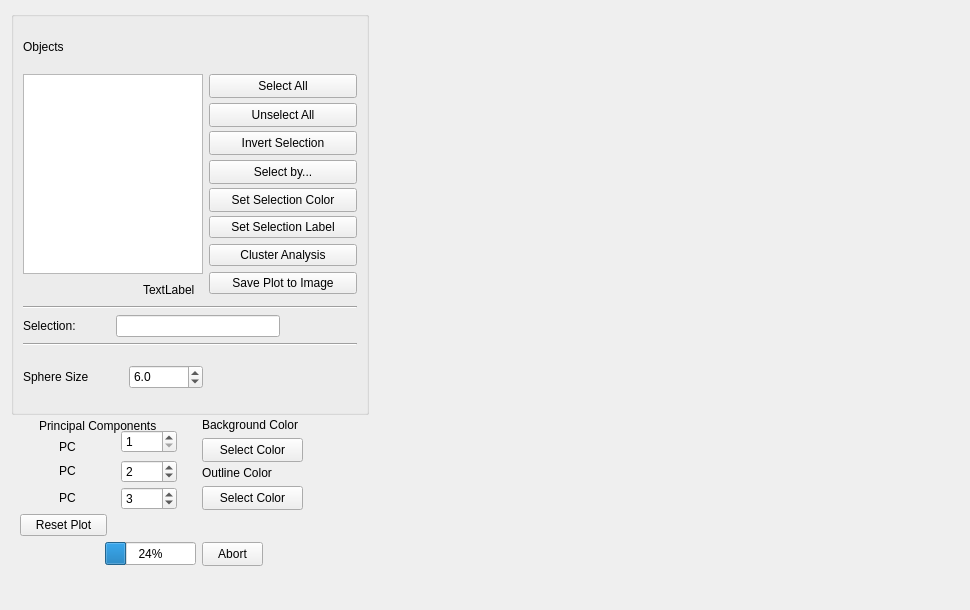
<?xml version="1.0" encoding="UTF-8"?>
<ui version="4.0">
 <class>ScatterPlot3D</class>
 <widget class="QWidget" name="ScatterPlot3D">
  <property name="geometry">
   <rect>
    <x>0</x>
    <y>0</y>
    <width>970</width>
    <height>610</height>
   </rect>
  </property>
  <property name="minimumSize">
   <size>
    <width>970</width>
    <height>610</height>
   </size>
  </property>
  <property name="windowTitle">
   <string>3D Plot</string>
  </property>
  <layout class="QGridLayout" name="gridLayout_13">
   <item row="0" column="0">
    <layout class="QGridLayout" name="gridLayout_12">
     <item row="0" column="0">
      <widget class="QGroupBox" name="groupBox">
       <property name="minimumSize">
        <size>
         <width>358</width>
         <height>404</height>
        </size>
       </property>
       <property name="maximumSize">
        <size>
         <width>358</width>
         <height>404</height>
        </size>
       </property>
       <layout class="QGridLayout" name="gridLayout_8">
        <item row="0" column="0">
         <layout class="QGridLayout" name="gridLayout_7">
          <item row="0" column="0">
           <widget class="QLabel" name="label_6">
            <property name="minimumSize">
             <size>
              <width>20</width>
              <height>15</height>
             </size>
            </property>
            <property name="maximumSize">
             <size>
              <width>121</width>
              <height>15</height>
             </size>
            </property>
            <property name="text">
             <string>Objects</string>
            </property>
           </widget>
          </item>
         </layout>
        </item>
        <item row="2" column="3">
         <spacer name="verticalSpacer">
          <property name="orientation">
           <enum>Qt::Vertical</enum>
          </property>
          <property name="sizeHint" stdset="0">
           <size>
            <width>20</width>
            <height>66</height>
           </size>
          </property>
         </spacer>
        </item>
        <item row="1" column="2" colspan="2">
         <layout class="QGridLayout" name="gridLayout_4">
          <item row="0" column="0">
           <widget class="QPushButton" name="buttonSelectAll">
            <property name="minimumSize">
             <size>
              <width>148</width>
              <height>24</height>
             </size>
            </property>
            <property name="maximumSize">
             <size>
              <width>148</width>
              <height>24</height>
             </size>
            </property>
            <property name="font">
             <font>
              <weight>50</weight>
              <bold>false</bold>
             </font>
            </property>
            <property name="text">
             <string>Select All</string>
            </property>
           </widget>
          </item>
          <item row="3" column="0">
           <widget class="QPushButton" name="buttonSelectBy">
            <property name="minimumSize">
             <size>
              <width>148</width>
              <height>24</height>
             </size>
            </property>
            <property name="maximumSize">
             <size>
              <width>148</width>
              <height>24</height>
             </size>
            </property>
            <property name="font">
             <font>
              <weight>50</weight>
              <bold>false</bold>
             </font>
            </property>
            <property name="text">
             <string>Select by...</string>
            </property>
           </widget>
          </item>
          <item row="1" column="0">
           <widget class="QPushButton" name="buttonUnselectAll">
            <property name="minimumSize">
             <size>
              <width>148</width>
              <height>24</height>
             </size>
            </property>
            <property name="maximumSize">
             <size>
              <width>148</width>
              <height>24</height>
             </size>
            </property>
            <property name="font">
             <font>
              <weight>50</weight>
              <bold>false</bold>
             </font>
            </property>
            <property name="text">
             <string>Unselect All</string>
            </property>
           </widget>
          </item>
          <item row="5" column="0">
           <widget class="QPushButton" name="buttonSetSelectionLabel">
            <property name="maximumSize">
             <size>
              <width>149</width>
              <height>24</height>
             </size>
            </property>
            <property name="text">
             <string>Set Selection Label</string>
            </property>
           </widget>
          </item>
          <item row="4" column="0">
           <widget class="QPushButton" name="buttonSetSelectionStyle">
            <property name="minimumSize">
             <size>
              <width>148</width>
              <height>24</height>
             </size>
            </property>
            <property name="maximumSize">
             <size>
              <width>148</width>
              <height>24</height>
             </size>
            </property>
            <property name="text">
             <string>Set Selection Color</string>
            </property>
           </widget>
          </item>
          <item row="7" column="0">
           <widget class="QPushButton" name="buttonSavePlotToImage">
            <property name="maximumSize">
             <size>
              <width>149</width>
              <height>24</height>
             </size>
            </property>
            <property name="text">
             <string>Save Plot to Image</string>
            </property>
           </widget>
          </item>
          <item row="2" column="0">
           <widget class="QPushButton" name="buttonInvertSelection">
            <property name="minimumSize">
             <size>
              <width>148</width>
              <height>24</height>
             </size>
            </property>
            <property name="maximumSize">
             <size>
              <width>148</width>
              <height>24</height>
             </size>
            </property>
            <property name="font">
             <font>
              <weight>50</weight>
              <bold>false</bold>
             </font>
            </property>
            <property name="text">
             <string>Invert Selection</string>
            </property>
           </widget>
          </item>
          <item row="6" column="0">
           <widget class="QPushButton" name="clusterAnalysisButton">
            <property name="maximumSize">
             <size>
              <width>149</width>
              <height>24</height>
             </size>
            </property>
            <property name="text">
             <string>Cluster Analysis</string>
            </property>
           </widget>
          </item>
         </layout>
        </item>
        <item row="3" column="0" colspan="4">
         <widget class="Line" name="line_2">
          <property name="orientation">
           <enum>Qt::Horizontal</enum>
          </property>
         </widget>
        </item>
        <item row="4" column="0">
         <widget class="QLabel" name="label_2">
          <property name="text">
           <string>Selection:</string>
          </property>
         </widget>
        </item>
        <item row="4" column="1" colspan="2">
         <widget class="QLineEdit" name="SelectedObjectLine"/>
        </item>
        <item row="1" column="0" rowspan="2" colspan="2">
         <layout class="QGridLayout" name="gridLayout_6">
          <item row="0" column="0" colspan="2">
           <widget class="QListView" name="listView">
            <property name="sizePolicy">
             <sizepolicy hsizetype="Expanding" vsizetype="Expanding">
              <horstretch>0</horstretch>
              <verstretch>0</verstretch>
             </sizepolicy>
            </property>
            <property name="minimumSize">
             <size>
              <width>0</width>
              <height>0</height>
             </size>
            </property>
            <property name="maximumSize">
             <size>
              <width>185</width>
              <height>16777215</height>
             </size>
            </property>
            <property name="frameShadow">
             <enum>QFrame::Sunken</enum>
            </property>
            <property name="horizontalScrollBarPolicy">
             <enum>Qt::ScrollBarAsNeeded</enum>
            </property>
            <property name="editTriggers">
             <set>QAbstractItemView::NoEditTriggers</set>
            </property>
            <property name="alternatingRowColors">
             <bool>true</bool>
            </property>
            <property name="selectionMode">
             <enum>QAbstractItemView::MultiSelection</enum>
            </property>
           </widget>
          </item>
          <item row="1" column="0">
           <spacer name="horizontalSpacer_2">
            <property name="maximumSize">
             <size>
              <width>122</width>
              <height>20</height>
             </size>
            </property>
            <property name="orientation">
             <enum>Qt::Horizontal</enum>
            </property>
            <property name="sizeType">
             <enum>QSizePolicy::Fixed</enum>
            </property>
            <property name="sizeHint" stdset="0">
             <size>
              <width>40</width>
              <height>17</height>
             </size>
            </property>
           </spacer>
          </item>
          <item row="1" column="1">
           <widget class="QLabel" name="objectSelected">
            <property name="minimumSize">
             <size>
              <width>60</width>
              <height>20</height>
             </size>
            </property>
            <property name="maximumSize">
             <size>
              <width>16777215</width>
              <height>20</height>
             </size>
            </property>
            <property name="text">
             <string>TextLabel</string>
            </property>
           </widget>
          </item>
         </layout>
        </item>
        <item row="0" column="2" colspan="2">
         <spacer name="horizontalSpacer_3">
          <property name="maximumSize">
           <size>
            <width>153</width>
            <height>42</height>
           </size>
          </property>
          <property name="orientation">
           <enum>Qt::Horizontal</enum>
          </property>
          <property name="sizeHint" stdset="0">
           <size>
            <width>157</width>
            <height>20</height>
           </size>
          </property>
         </spacer>
        </item>
        <item row="5" column="0" colspan="4">
         <widget class="Line" name="line">
          <property name="minimumSize">
           <size>
            <width>325</width>
            <height>3</height>
           </size>
          </property>
          <property name="maximumSize">
           <size>
            <width>344</width>
            <height>3</height>
           </size>
          </property>
          <property name="orientation">
           <enum>Qt::Horizontal</enum>
          </property>
         </widget>
        </item>
        <item row="6" column="0" colspan="2">
         <layout class="QGridLayout" name="gridLayout">
          <item row="0" column="0">
           <widget class="QLabel" name="label_4">
            <property name="sizePolicy">
             <sizepolicy hsizetype="Expanding" vsizetype="Fixed">
              <horstretch>0</horstretch>
              <verstretch>0</verstretch>
             </sizepolicy>
            </property>
            <property name="minimumSize">
             <size>
              <width>74</width>
              <height>15</height>
             </size>
            </property>
            <property name="maximumSize">
             <size>
              <width>156</width>
              <height>15</height>
             </size>
            </property>
            <property name="font">
             <font>
              <weight>50</weight>
              <bold>false</bold>
             </font>
            </property>
            <property name="text">
             <string>Sphere Size</string>
            </property>
           </widget>
          </item>
          <item row="0" column="1">
           <widget class="QDoubleSpinBox" name="actionSymbolSize">
            <property name="minimumSize">
             <size>
              <width>74</width>
              <height>24</height>
             </size>
            </property>
            <property name="maximumSize">
             <size>
              <width>74</width>
              <height>24</height>
             </size>
            </property>
            <property name="decimals">
             <number>1</number>
            </property>
            <property name="minimum">
             <double>0.000000000000000</double>
            </property>
            <property name="maximum">
             <double>999999999.000000000000000</double>
            </property>
            <property name="value">
             <double>6.000000000000000</double>
            </property>
           </widget>
          </item>
         </layout>
        </item>
        <item row="6" column="2" colspan="2">
         <spacer name="horizontalSpacer">
          <property name="maximumSize">
           <size>
            <width>100</width>
            <height>51</height>
           </size>
          </property>
          <property name="orientation">
           <enum>Qt::Horizontal</enum>
          </property>
          <property name="sizeType">
           <enum>QSizePolicy::Fixed</enum>
          </property>
          <property name="sizeHint" stdset="0">
           <size>
            <width>100</width>
            <height>20</height>
           </size>
          </property>
         </spacer>
        </item>
       </layout>
      </widget>
     </item>
     <item row="1" column="0">
      <widget class="QWidget" name="widget" native="true">
       <property name="maximumSize">
        <size>
         <width>346</width>
         <height>166</height>
        </size>
       </property>
       <layout class="QGridLayout" name="gridLayout_11">
        <item row="0" column="0" rowspan="2" colspan="3">
         <layout class="QGridLayout" name="gridLayout_10">
          <item row="0" column="0" rowspan="2" colspan="2">
           <widget class="QLabel" name="label_10">
            <property name="sizePolicy">
             <sizepolicy hsizetype="Expanding" vsizetype="Fixed">
              <horstretch>0</horstretch>
              <verstretch>0</verstretch>
             </sizepolicy>
            </property>
            <property name="minimumSize">
             <size>
              <width>0</width>
              <height>15</height>
             </size>
            </property>
            <property name="maximumSize">
             <size>
              <width>323</width>
              <height>15</height>
             </size>
            </property>
            <property name="text">
             <string>Principal Components</string>
            </property>
            <property name="alignment">
             <set>Qt::AlignLeading|Qt::AlignLeft|Qt::AlignVCenter</set>
            </property>
           </widget>
          </item>
          <item row="1" column="1" rowspan="2">
           <widget class="QSpinBox" name="valXaxis">
            <property name="minimumSize">
             <size>
              <width>56</width>
              <height>23</height>
             </size>
            </property>
            <property name="maximumSize">
             <size>
              <width>56</width>
              <height>23</height>
             </size>
            </property>
            <property name="minimum">
             <number>1</number>
            </property>
           </widget>
          </item>
          <item row="2" column="0">
           <widget class="QLabel" name="valXaxis_name">
            <property name="minimumSize">
             <size>
              <width>57</width>
              <height>15</height>
             </size>
            </property>
            <property name="maximumSize">
             <size>
              <width>57</width>
              <height>15</height>
             </size>
            </property>
            <property name="text">
             <string>PC</string>
            </property>
            <property name="alignment">
             <set>Qt::AlignCenter</set>
            </property>
           </widget>
          </item>
          <item row="3" column="0">
           <widget class="QLabel" name="valYaxis_name">
            <property name="minimumSize">
             <size>
              <width>57</width>
              <height>15</height>
             </size>
            </property>
            <property name="maximumSize">
             <size>
              <width>57</width>
              <height>15</height>
             </size>
            </property>
            <property name="text">
             <string>PC</string>
            </property>
            <property name="alignment">
             <set>Qt::AlignCenter</set>
            </property>
           </widget>
          </item>
          <item row="3" column="1">
           <widget class="QSpinBox" name="valYaxis">
            <property name="minimumSize">
             <size>
              <width>56</width>
              <height>23</height>
             </size>
            </property>
            <property name="maximumSize">
             <size>
              <width>56</width>
              <height>23</height>
             </size>
            </property>
            <property name="minimum">
             <number>1</number>
            </property>
            <property name="value">
             <number>2</number>
            </property>
           </widget>
          </item>
          <item row="4" column="0">
           <widget class="QLabel" name="valZaxis_name">
            <property name="minimumSize">
             <size>
              <width>57</width>
              <height>15</height>
             </size>
            </property>
            <property name="maximumSize">
             <size>
              <width>57</width>
              <height>15</height>
             </size>
            </property>
            <property name="text">
             <string>PC</string>
            </property>
            <property name="alignment">
             <set>Qt::AlignCenter</set>
            </property>
           </widget>
          </item>
          <item row="4" column="1">
           <widget class="QSpinBox" name="valZaxis">
            <property name="minimumSize">
             <size>
              <width>56</width>
              <height>23</height>
             </size>
            </property>
            <property name="maximumSize">
             <size>
              <width>56</width>
              <height>23</height>
             </size>
            </property>
            <property name="minimum">
             <number>1</number>
            </property>
            <property name="value">
             <number>3</number>
            </property>
           </widget>
          </item>
         </layout>
        </item>
        <item row="0" column="3" colspan="2">
         <layout class="QGridLayout" name="gridLayout_9">
          <item row="0" column="0">
           <widget class="QLabel" name="label">
            <property name="maximumSize">
             <size>
              <width>16777215</width>
              <height>15</height>
             </size>
            </property>
            <property name="text">
             <string>Background Color</string>
            </property>
           </widget>
          </item>
          <item row="1" column="0">
           <layout class="QGridLayout" name="gridLayout_2">
            <item row="0" column="0">
             <widget class="QPushButton" name="actionBackgroundSelectColor">
              <property name="minimumSize">
               <size>
                <width>101</width>
                <height>24</height>
               </size>
              </property>
              <property name="maximumSize">
               <size>
                <width>105</width>
                <height>24</height>
               </size>
              </property>
              <property name="text">
               <string>Select Color</string>
              </property>
             </widget>
            </item>
            <item row="0" column="1">
             <widget class="QLabel" name="backgroundColorLabel">
              <property name="minimumSize">
               <size>
                <width>48</width>
                <height>15</height>
               </size>
              </property>
              <property name="maximumSize">
               <size>
                <width>48</width>
                <height>15</height>
               </size>
              </property>
              <property name="text">
               <string/>
              </property>
             </widget>
            </item>
           </layout>
          </item>
         </layout>
        </item>
        <item row="1" column="3" colspan="2">
         <layout class="QGridLayout" name="gridLayout_5">
          <item row="0" column="0">
           <widget class="QLabel" name="label_5">
            <property name="maximumSize">
             <size>
              <width>105</width>
              <height>15</height>
             </size>
            </property>
            <property name="text">
             <string>Outline Color</string>
            </property>
           </widget>
          </item>
          <item row="1" column="0">
           <layout class="QGridLayout" name="gridLayout_3">
            <item row="0" column="0">
             <widget class="QPushButton" name="actionOutlineSelectColor">
              <property name="minimumSize">
               <size>
                <width>101</width>
                <height>24</height>
               </size>
              </property>
              <property name="maximumSize">
               <size>
                <width>105</width>
                <height>24</height>
               </size>
              </property>
              <property name="text">
               <string>Select Color</string>
              </property>
             </widget>
            </item>
            <item row="0" column="1">
             <widget class="QLabel" name="outlineColorLabel">
              <property name="minimumSize">
               <size>
                <width>48</width>
                <height>14</height>
               </size>
              </property>
              <property name="maximumSize">
               <size>
                <width>48</width>
                <height>15</height>
               </size>
              </property>
              <property name="text">
               <string/>
              </property>
             </widget>
            </item>
           </layout>
          </item>
         </layout>
        </item>
        <item row="2" column="0" colspan="2">
         <widget class="QPushButton" name="resetbutton">
          <property name="sizePolicy">
           <sizepolicy hsizetype="Fixed" vsizetype="Fixed">
            <horstretch>0</horstretch>
            <verstretch>0</verstretch>
           </sizepolicy>
          </property>
          <property name="maximumSize">
           <size>
            <width>87</width>
            <height>24</height>
           </size>
          </property>
          <property name="text">
           <string>Reset Plot</string>
          </property>
         </widget>
        </item>
        <item row="2" column="2" colspan="3">
         <spacer name="horizontalSpacer_4">
          <property name="maximumSize">
           <size>
            <width>247</width>
            <height>20</height>
           </size>
          </property>
          <property name="orientation">
           <enum>Qt::Horizontal</enum>
          </property>
          <property name="sizeType">
           <enum>QSizePolicy::Fixed</enum>
          </property>
          <property name="sizeHint" stdset="0">
           <size>
            <width>247</width>
            <height>20</height>
           </size>
          </property>
         </spacer>
        </item>
        <item row="3" column="0">
         <spacer name="horizontalSpacer_5">
          <property name="maximumSize">
           <size>
            <width>40</width>
            <height>24</height>
           </size>
          </property>
          <property name="orientation">
           <enum>Qt::Horizontal</enum>
          </property>
          <property name="sizeType">
           <enum>QSizePolicy::Expanding</enum>
          </property>
          <property name="sizeHint" stdset="0">
           <size>
            <width>37</width>
            <height>20</height>
           </size>
          </property>
         </spacer>
        </item>
        <item row="3" column="1" colspan="2">
         <widget class="QProgressBar" name="progressBar">
          <property name="maximumSize">
           <size>
            <width>115</width>
            <height>23</height>
           </size>
          </property>
          <property name="value">
           <number>24</number>
          </property>
         </widget>
        </item>
        <item row="3" column="3">
         <widget class="QPushButton" name="abortButton">
          <property name="maximumSize">
           <size>
            <width>61</width>
            <height>24</height>
           </size>
          </property>
          <property name="text">
           <string>Abort</string>
          </property>
         </widget>
        </item>
        <item row="3" column="4">
         <spacer name="horizontalSpacer_6">
          <property name="maximumSize">
           <size>
            <width>93</width>
            <height>23</height>
           </size>
          </property>
          <property name="orientation">
           <enum>Qt::Horizontal</enum>
          </property>
          <property name="sizeHint" stdset="0">
           <size>
            <width>90</width>
            <height>20</height>
           </size>
          </property>
         </spacer>
        </item>
       </layout>
      </widget>
     </item>
    </layout>
   </item>
   <item row="0" column="1" rowspan="2">
    <widget class="QVTKWidget" name="qvtkWidget">
     <property name="sizePolicy">
      <sizepolicy hsizetype="Expanding" vsizetype="Expanding">
       <horstretch>0</horstretch>
       <verstretch>0</verstretch>
      </sizepolicy>
     </property>
     <property name="minimumSize">
      <size>
       <width>600</width>
       <height>600</height>
      </size>
     </property>
    </widget>
   </item>
   <item row="1" column="0">
    <spacer name="verticalSpacer_5">
     <property name="maximumSize">
      <size>
       <width>20</width>
       <height>22</height>
      </size>
     </property>
     <property name="orientation">
      <enum>Qt::Vertical</enum>
     </property>
     <property name="sizeHint" stdset="0">
      <size>
       <width>17</width>
       <height>19</height>
      </size>
     </property>
    </spacer>
   </item>
  </layout>
  <action name="actionExit">
   <property name="text">
    <string>Exit</string>
   </property>
   <property name="toolTip">
    <string>Exit</string>
   </property>
  </action>
 </widget>
 <customwidgets>
  <customwidget>
   <class>QVTKWidget</class>
   <extends>QWidget</extends>
   <header>QVTKWidget.h</header>
  </customwidget>
 </customwidgets>
 <resources/>
 <connections/>
</ui>
